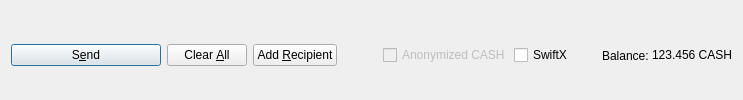
         <widget class="QFrame" name="frame_Send">
          <layout class="QHBoxLayout" name="horizontalLayout">
           <property name="bottomMargin">
            <number>0</number>
           </property>
           <item>
            <widget class="QPushButton" name="sendButton">
             <property name="minimumSize">
              <size>
               <width>150</width>
               <height>0</height>
              </size>
             </property>
             <property name="toolTip">
              <string>Confirm the send action</string>
             </property>
             <property name="text">
              <string>S&amp;end</string>
             </property>
             <property name="icon">
              <iconset resource="../cashback.qrc">
               <normaloff>:/icons/send</normaloff>:/icons/send</iconset>
             </property>
             <property name="autoDefault">
              <bool>false</bool>
             </property>
             <property name="default">
              <bool>true</bool>
             </property>
            </widget>
           </item>
           <item>
            <widget class="QPushButton" name="clearButton">
             <property name="sizePolicy">
              <sizepolicy hsizetype="Minimum" vsizetype="Fixed">
               <horstretch>0</horstretch>
               <verstretch>0</verstretch>
              </sizepolicy>
             </property>
             <property name="toolTip">
              <string>Clear all fields of the form.</string>
             </property>
             <property name="text">
              <string>Clear &amp;All</string>
             </property>
             <property name="icon">
              <iconset resource="../cashback.qrc">
               <normaloff>:/icons/remove</normaloff>:/icons/remove</iconset>
             </property>
             <property name="autoDefault">
              <bool>false</bool>
             </property>
            </widget>
           </item>
           <item>
            <widget class="QPushButton" name="addButton">
             <property name="toolTip">
              <string>Send to multiple recipients at once</string>
             </property>
             <property name="text">
              <string>Add &amp;Recipient</string>
             </property>
             <property name="icon">
              <iconset resource="../cashback.qrc">
               <normaloff>:/icons/add</normaloff>:/icons/add</iconset>
             </property>
             <property name="autoDefault">
              <bool>false</bool>
             </property>
            </widget>
           </item>
           <item>
            <spacer name="horizontalSpacer">
             <property name="orientation">
              <enum>Qt::Horizontal</enum>
             </property>
             <property name="sizeHint" stdset="0">
              <size>
               <width>40</width>
               <height>20</height>
              </size>
             </property>
            </spacer>
           </item>
           <item>
            <layout class="QHBoxLayout" name="horizontalLayout_2">
             <property name="spacing">
              <number>3</number>
             </property>
             <item>
              <widget class="QCheckBox" name="checkzCASH">
               <property name="enabled">
                <bool>false</bool>
               </property>
               <property name="text">
                <string>Anonymized CASH</string>
               </property>
              </widget>
             </item>
             <item>
              <widget class="QCheckBox" name="checkSwiftTX">
               <property name="enabled">
                <bool>true</bool>
               </property>
               <property name="minimumSize">
                <size>
                 <width>85</width>
                 <height>0</height>
                </size>
               </property>
               <property name="text">
                <string>SwiftX</string>
               </property>
              </widget>
             </item>
             <item>
              <widget class="QLabel" name="label">
               <property name="text">
                <string>Balance:</string>
               </property>
              </widget>
             </item>
             <item>
              <widget class="QLabel" name="labelBalance">
               <property name="sizePolicy">
                <sizepolicy hsizetype="Preferred" vsizetype="Fixed">
                 <horstretch>0</horstretch>
                 <verstretch>0</verstretch>
                </sizepolicy>
               </property>
               <property name="cursor">
                <cursorShape>IBeamCursor</cursorShape>
               </property>
               <property name="text">
                <string notr="true">123.456 CASH</string>
               </property>
               <property name="textInteractionFlags">
                <set>Qt::LinksAccessibleByMouse|Qt::TextSelectableByKeyboard|Qt::TextSelectableByMouse</set>
               </property>
              </widget>
             </item>
            </layout>
           </item>
          </layout>
         </widget>
